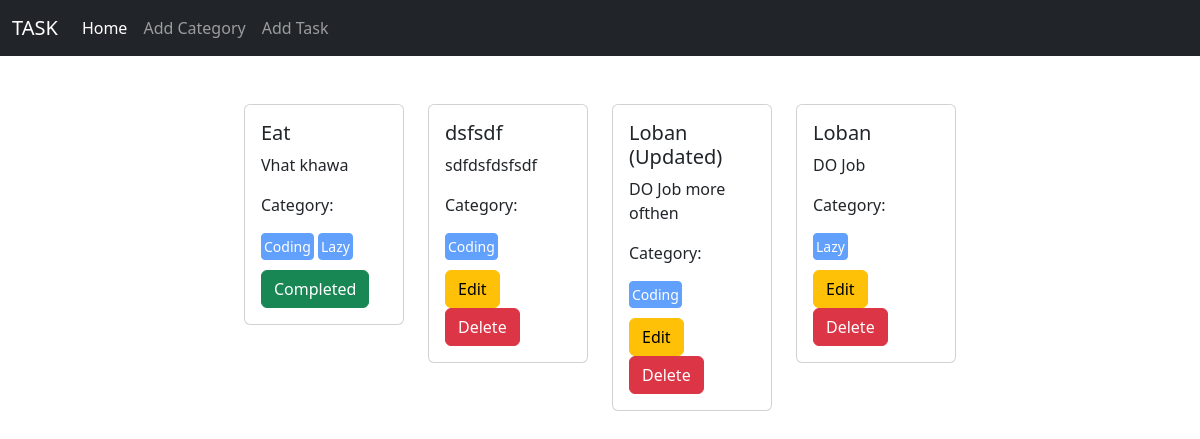
The page / on the database its author committed.
### task/models.py (models this page shows, shortened)
class Task(models.Model):
    title =models.CharField(max_length=40)
    description = models.TextField(max_length=200)
    category=models.ManyToManyField(Category)
    complete=models.BooleanField(default=False)
    date=models.DateField()

### category/models.py (models this page shows, shortened)
class Category(models.Model):
    name=models.CharField(max_length=20)

### TaskManagement/views.py (the view)
# urls.py: 2. Add a URL to urlpatterns:  path('', views.home, name='home')
def home(request):
    tasks=Task.objects.all()
    return render(request,'home.html',{'tasks':tasks})

### templates/home.html
{% extends 'base.html' %}\
{% block content %}
<div class="d-flex d-wrap justify-content-center row p-5 " style="margin: auto;">
{% for task in tasks %}
    <div class="col-sm-2 mb-3 mb-sm-0">
      <div class="card">
        <div class="card-body">
          <h5 class="card-title">{{task.title}}</h5>
          <p class="card-text">{{task.description}}</p>
          <p>Category: </p>
          {% for cat in task.category.all %}
          <button class="btn btn-primary btn-sm btn-2" disabled style="padding: 2px;">{{cat.name}}</button>
          {% endfor %}
          <br>
          <div style="padding-top: 10px;margin: auto;" class="justify-content-center">
            {% if not task.complete %}
            <a class="btn btn-warning" href="{% url 'edit_task' task.id %}">Edit</a>
            <a class="btn btn-danger "  href="{% url 'delete_task' task.id %} ">Delete</a>
            {% else %}
            <button class="btn btn-success " style="margin:auto;" >Completed</button>
            {% endif %}
          </div>
        </div>
      </div>
  </div>
  {% endfor %}
</div>
{% endblock %}

### templates/base.html (shortened to what this page needs)
<!doctype html>
<html lang="en">
  <head>
    <link href="https://cdn.jsdelivr.net/npm/bootstrap@5.3.2/dist/css/bootstrap.min.css" rel="stylesheet">
  </head>
  <body>
    <nav class="navbar navbar-expand-lg bg-dark navbar-dark" >
      <div class="container-fluid">
        <a class="navbar-brand" href="{% url 'homepage' %}">TASK</a>
        <div class="collapse navbar-collapse" id="navbarTogglerDemo02">
          <ul class="navbar-nav me-auto mb-2 mb-lg-0">
            <li class="nav-item">
              <a class="nav-link active" aria-current="page" href="{% url 'homepage' %}">Home</a>
            </li>
            <li class="nav-item">
              <a class="nav-link" aria-current="page" href="
              {% url 'add_category' %}">Add Category</a>
            </li>
            <li class="nav-item">
              <a class="nav-link " aria-current="page" href="{% url 'add_task' %}">Add Task</a>
            </li>
          </ul>
        </div>
      </div>
    </nav>
    {% block content %}
    {% endblock %}
  </body>
</html>

### rows shown on the page
Task: title "Eat", description "Vhat khawa", complete "Completed"
Category: name "Coding"
Category: name "Lazy"
Task: title "dsfsdf", description "sdfdsfdsfsdf", complete "Edit"
Task: title "Loban (Updated)", description "DO Job more ofthen", complete "Edit"
Task: title "Loban", description "DO Job", complete "Edit"
